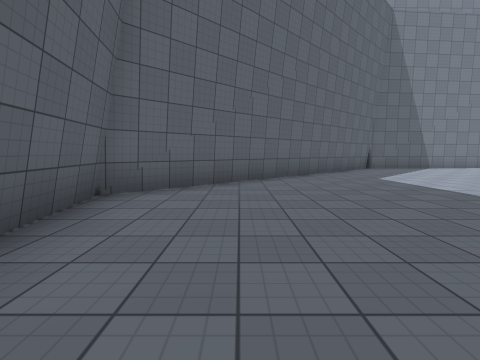
View 1 (above)

16 first-person views from a walk through a 3-D level made in the Unity game engine. The camera is 1.3 m above the floor, tilts 6° down and sees 85° across. The floor is counted in squares, 2 m on a side. Each view is taken from the middle of a square. On the plan, view 1 faces up. The plan holds only what a view shows up to about 9 squares ahead; the rest is blank. The place goes on beyond the plan. Surface patterns are stand-ins for the level's own textures.

View 2
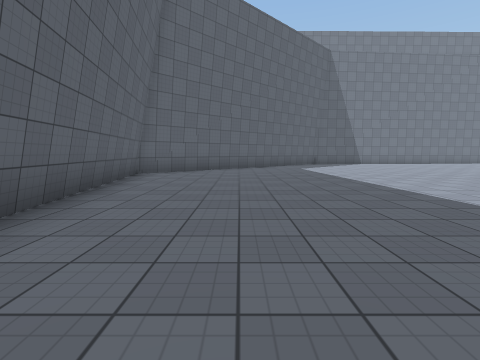

View 3
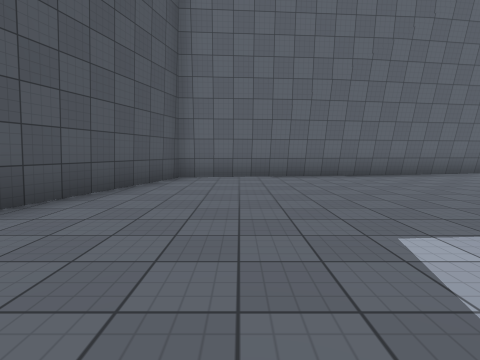

View 4
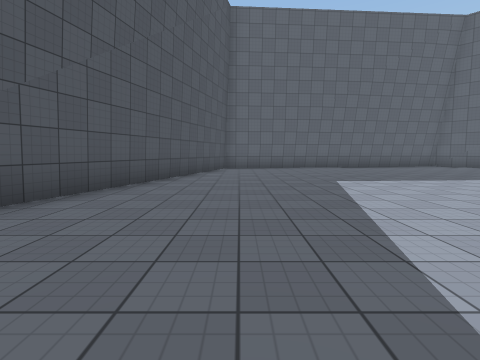

View 5
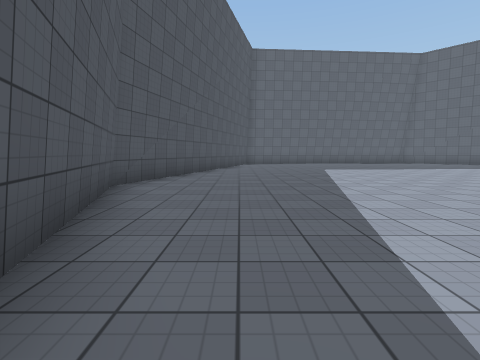

View 6
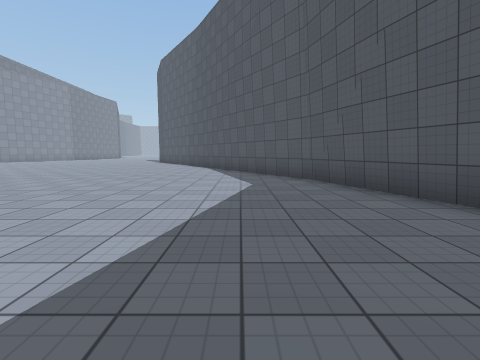

View 7
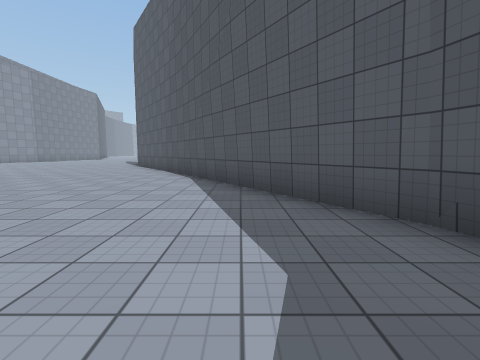

View 8
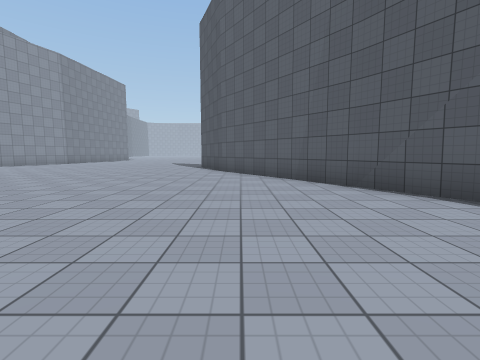

View 9
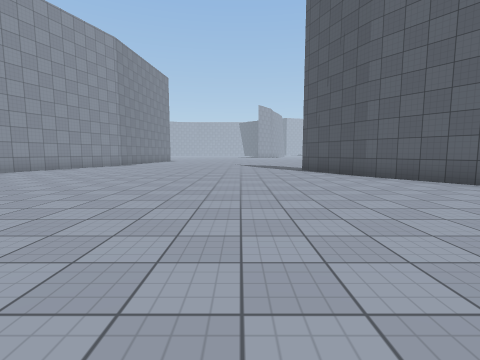

View 10
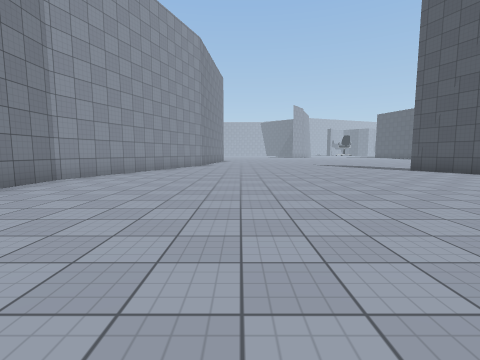

View 11
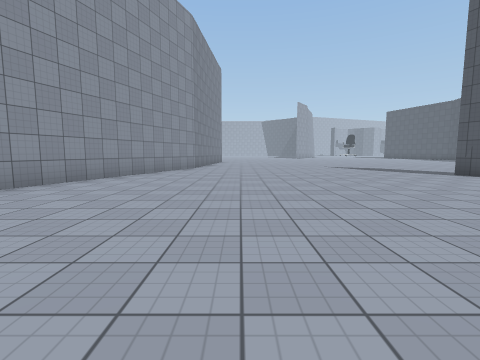

View 12
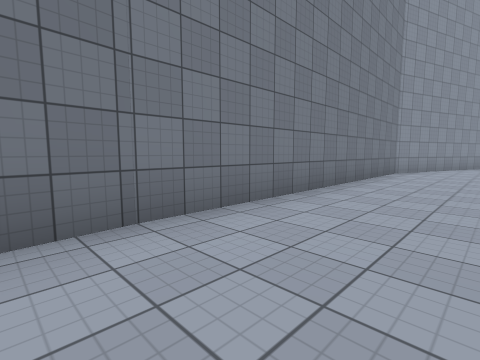

View 13
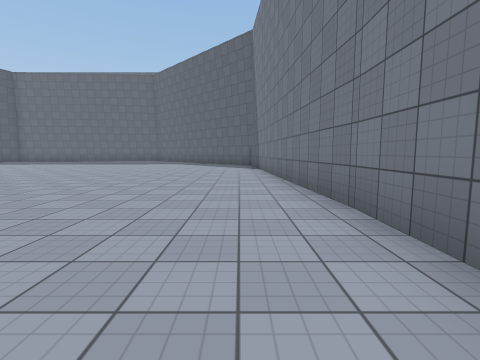

View 14
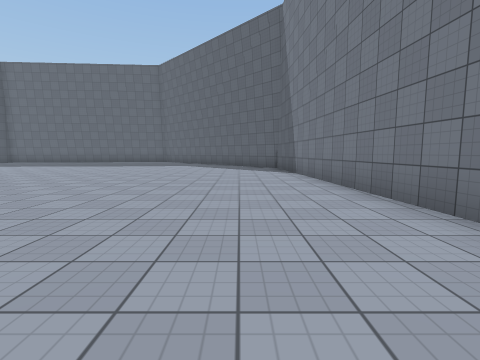

View 15
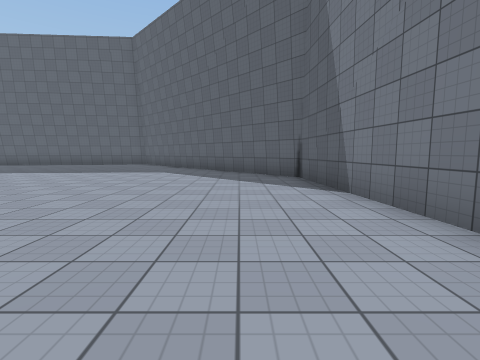

View 16
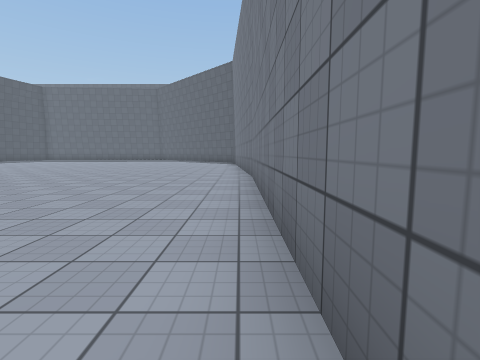

### Floor plan
Points are (right, up) in squares from view 1. A wall is a line through its corners. A room is listed if a view was taken in it or the views show most of it. See-through windows are left out.
Room 1 (views 1, 2, 3, 4, 5, 6, 7, 8, 9, 10, 11, 12, 13, 14, 15, 16)
walls: (15, 11.3) (5.1, 10.6) (-2.1, 4) (-0.7, -5.6) (8.9, -8.4) (14.4, -6.6); (14.3, -6.7) (24.2, -0.5); (24, -0.4) (26.7, 0.7); (28.1, 9.5) (23.1, 11.3) (14.9, 11.3)

Where each view was taken, in squares from view 1:
view 1: 0 up, 0 right, facing up
view 2: 4 down, 1 right, facing up
view 3: 4 down, 6 right, facing left
view 4: 5 down, 10 right, facing left
view 5: 6 down, 14 right, facing left
view 6: 5 down, 8 right, facing right
view 7: 5 down, 12 right, facing right
view 8: 1 down, 15 right, facing right
view 9: 3 up, 17 right, facing right
view 10: 7 up, 17 right, facing right
view 11: 7 up, 19 right, facing right
view 12: 9 up, 14 right, facing up-right
view 13: 10 up, 18 right, facing left
view 14: 9 up, 16 right, facing left
view 15: 9 up, 12 right, facing left
view 16: 11 up, 22 right, facing left
